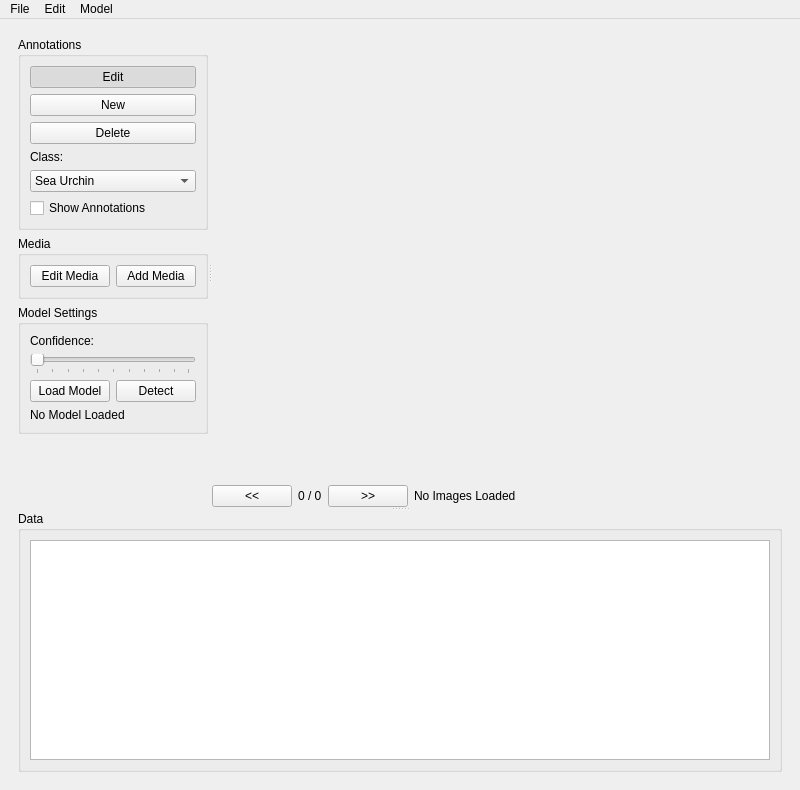
<?xml version="1.0" encoding="UTF-8"?>
<ui version="4.0">
 <class>MainWindow</class>
 <widget class="QMainWindow" name="MainWindow">
  <property name="windowModality">
   <enum>Qt::NonModal</enum>
  </property>
  <property name="geometry">
   <rect>
    <x>0</x>
    <y>0</y>
    <width>800</width>
    <height>790</height>
   </rect>
  </property>
  <property name="windowTitle">
   <string>MainWindow</string>
  </property>
  <widget class="QWidget" name="centralwidget">
   <property name="sizePolicy">
    <sizepolicy hsizetype="Expanding" vsizetype="Expanding">
     <horstretch>1</horstretch>
     <verstretch>1</verstretch>
    </sizepolicy>
   </property>
   <layout class="QHBoxLayout" name="horizontalLayout_4">
    <item>
     <widget class="QWidget" name="widget" native="true">
      <property name="sizePolicy">
       <sizepolicy hsizetype="Expanding" vsizetype="Expanding">
        <horstretch>1</horstretch>
        <verstretch>1</verstretch>
       </sizepolicy>
      </property>
      <property name="autoFillBackground">
       <bool>false</bool>
      </property>
      <layout class="QHBoxLayout" name="horizontalLayout">
       <item>
        <widget class="QSplitter" name="splitter">
         <property name="enabled">
          <bool>true</bool>
         </property>
         <property name="sizePolicy">
          <sizepolicy hsizetype="Expanding" vsizetype="Expanding">
           <horstretch>1</horstretch>
           <verstretch>1</verstretch>
          </sizepolicy>
         </property>
         <property name="autoFillBackground">
          <bool>false</bool>
         </property>
         <property name="frameShape">
          <enum>QFrame::NoFrame</enum>
         </property>
         <property name="orientation">
          <enum>Qt::Vertical</enum>
         </property>
         <property name="opaqueResize">
          <bool>true</bool>
         </property>
         <property name="childrenCollapsible">
          <bool>false</bool>
         </property>
         <widget class="QWidget" name="widget_2" native="true">
          <property name="sizePolicy">
           <sizepolicy hsizetype="Expanding" vsizetype="Expanding">
            <horstretch>1</horstretch>
            <verstretch>1</verstretch>
           </sizepolicy>
          </property>
          <layout class="QHBoxLayout" name="horizontalLayout_2">
           <item>
            <widget class="QSplitter" name="splitter_2">
             <property name="orientation">
              <enum>Qt::Horizontal</enum>
             </property>
             <widget class="QWidget" name="widget_4" native="true">
              <layout class="QVBoxLayout" name="verticalLayout_4">
               <item>
                <widget class="QGroupBox" name="groupBox_3">
                 <property name="title">
                  <string>Annotations</string>
                 </property>
                 <layout class="QVBoxLayout" name="verticalLayout_6">
                  <item>
                   <widget class="QPushButton" name="pushButton_3">
                    <property name="text">
                     <string>Edit</string>
                    </property>
                    <property name="checkable">
                     <bool>true</bool>
                    </property>
                    <property name="checked">
                     <bool>true</bool>
                    </property>
                    <property name="autoExclusive">
                     <bool>true</bool>
                    </property>
                   </widget>
                  </item>
                  <item>
                   <widget class="QPushButton" name="pushButton_2">
                    <property name="text">
                     <string>New</string>
                    </property>
                    <property name="checkable">
                     <bool>true</bool>
                    </property>
                    <property name="autoExclusive">
                     <bool>true</bool>
                    </property>
                   </widget>
                  </item>
                  <item>
                   <widget class="QPushButton" name="pushButton">
                    <property name="text">
                     <string>Delete</string>
                    </property>
                    <property name="checkable">
                     <bool>true</bool>
                    </property>
                    <property name="autoExclusive">
                     <bool>true</bool>
                    </property>
                   </widget>
                  </item>
                  <item>
                   <widget class="QLabel" name="label">
                    <property name="text">
                     <string>Class:</string>
                    </property>
                   </widget>
                  </item>
                  <item>
                   <widget class="QComboBox" name="annotationClassCombo">
                    <item>
                     <property name="text">
                      <string>Sea Urchin</string>
                     </property>
                    </item>
                    <item>
                     <property name="text">
                      <string>Kelp</string>
                     </property>
                    </item>
                    <item>
                     <property name="text">
                      <string>Sea Star</string>
                     </property>
                    </item>
                   </widget>
                  </item>
                  <item>
                   <widget class="QCheckBox" name="showAnnotationCheckBox">
                    <property name="text">
                     <string>Show Annotations</string>
                    </property>
                   </widget>
                  </item>
                 </layout>
                </widget>
               </item>
               <item>
                <widget class="QGroupBox" name="groupBox_4">
                 <property name="title">
                  <string>Media</string>
                 </property>
                 <layout class="QHBoxLayout" name="horizontalLayout_5">
                  <item>
                   <widget class="QPushButton" name="editMediaBtn">
                    <property name="text">
                     <string>Edit Media</string>
                    </property>
                   </widget>
                  </item>
                  <item>
                   <widget class="QPushButton" name="AddMediaBtn">
                    <property name="text">
                     <string>Add Media</string>
                    </property>
                   </widget>
                  </item>
                 </layout>
                </widget>
               </item>
               <item>
                <widget class="QGroupBox" name="groupBox_2">
                 <property name="sizePolicy">
                  <sizepolicy hsizetype="Expanding" vsizetype="Minimum">
                   <horstretch>0</horstretch>
                   <verstretch>0</verstretch>
                  </sizepolicy>
                 </property>
                 <property name="title">
                  <string>Model Settings</string>
                 </property>
                 <layout class="QVBoxLayout" name="verticalLayout_5">
                  <item>
                   <widget class="QLabel" name="label_3">
                    <property name="sizePolicy">
                     <sizepolicy hsizetype="Minimum" vsizetype="Minimum">
                      <horstretch>0</horstretch>
                      <verstretch>0</verstretch>
                     </sizepolicy>
                    </property>
                    <property name="text">
                     <string>Confidence:</string>
                    </property>
                   </widget>
                  </item>
                  <item>
                   <widget class="QSlider" name="modelConfSlider">
                    <property name="orientation">
                     <enum>Qt::Horizontal</enum>
                    </property>
                    <property name="invertedAppearance">
                     <bool>false</bool>
                    </property>
                    <property name="invertedControls">
                     <bool>false</bool>
                    </property>
                    <property name="tickPosition">
                     <enum>QSlider::TicksBelow</enum>
                    </property>
                   </widget>
                  </item>
                  <item>
                   <layout class="QHBoxLayout" name="horizontalLayout_3">
                    <item>
                     <widget class="QPushButton" name="loadModelBtn">
                      <property name="text">
                       <string>Load Model</string>
                      </property>
                     </widget>
                    </item>
                    <item>
                     <widget class="QPushButton" name="detectBtn">
                      <property name="text">
                       <string>Detect</string>
                      </property>
                     </widget>
                    </item>
                   </layout>
                  </item>
                  <item>
                   <widget class="QLabel" name="modelPathLabel">
                    <property name="text">
                     <string>No Model Loaded</string>
                    </property>
                   </widget>
                  </item>
                 </layout>
                </widget>
               </item>
               <item>
                <spacer name="verticalSpacer_2">
                 <property name="orientation">
                  <enum>Qt::Vertical</enum>
                 </property>
                 <property name="sizeHint" stdset="0">
                  <size>
                   <width>20</width>
                   <height>22</height>
                  </size>
                 </property>
                </spacer>
               </item>
              </layout>
             </widget>
             <widget class="QWidget" name="widget_3" native="true">
              <property name="sizePolicy">
               <sizepolicy hsizetype="Preferred" vsizetype="Preferred">
                <horstretch>1</horstretch>
                <verstretch>1</verstretch>
               </sizepolicy>
              </property>
              <layout class="QVBoxLayout" name="verticalLayout_3">
               <property name="leftMargin">
                <number>0</number>
               </property>
               <property name="topMargin">
                <number>0</number>
               </property>
               <property name="rightMargin">
                <number>0</number>
               </property>
               <property name="bottomMargin">
                <number>0</number>
               </property>
               <item>
                <widget class="QWidget" name="mainImageContainer" native="true">
                 <property name="sizePolicy">
                  <sizepolicy hsizetype="Preferred" vsizetype="Preferred">
                   <horstretch>1</horstretch>
                   <verstretch>1</verstretch>
                  </sizepolicy>
                 </property>
                </widget>
               </item>
               <item>
                <widget class="QWidget" name="widget_5" native="true">
                 <layout class="QHBoxLayout" name="horizontalLayout_6">
                  <property name="leftMargin">
                   <number>0</number>
                  </property>
                  <property name="topMargin">
                   <number>0</number>
                  </property>
                  <property name="rightMargin">
                   <number>0</number>
                  </property>
                  <property name="bottomMargin">
                   <number>0</number>
                  </property>
                  <item>
                   <widget class="QPushButton" name="imgPrevBtn">
                    <property name="text">
                     <string>&lt;&lt;</string>
                    </property>
                   </widget>
                  </item>
                  <item>
                   <widget class="QLabel" name="imgCountLabel">
                    <property name="text">
                     <string>0 / 0</string>
                    </property>
                   </widget>
                  </item>
                  <item>
                   <widget class="QPushButton" name="imgNextBtn">
                    <property name="text">
                     <string>&gt;&gt;</string>
                    </property>
                   </widget>
                  </item>
                  <item>
                   <widget class="QLabel" name="imgPathLabel">
                    <property name="text">
                     <string>No Images Loaded</string>
                    </property>
                   </widget>
                  </item>
                  <item>
                   <spacer name="horizontalSpacer">
                    <property name="orientation">
                     <enum>Qt::Horizontal</enum>
                    </property>
                    <property name="sizeHint" stdset="0">
                     <size>
                      <width>40</width>
                      <height>20</height>
                     </size>
                    </property>
                   </spacer>
                  </item>
                 </layout>
                </widget>
               </item>
              </layout>
             </widget>
            </widget>
           </item>
          </layout>
         </widget>
         <widget class="QGroupBox" name="groupBox">
          <property name="sizePolicy">
           <sizepolicy hsizetype="Preferred" vsizetype="Minimum">
            <horstretch>1</horstretch>
            <verstretch>1</verstretch>
           </sizepolicy>
          </property>
          <property name="title">
           <string>Data</string>
          </property>
          <layout class="QVBoxLayout" name="verticalLayout_2">
           <item>
            <widget class="QTableView" name="dataTable">
             <property name="sizePolicy">
              <sizepolicy hsizetype="Expanding" vsizetype="Minimum">
               <horstretch>1</horstretch>
               <verstretch>0</verstretch>
              </sizepolicy>
             </property>
             <property name="frameShadow">
              <enum>QFrame::Sunken</enum>
             </property>
            </widget>
           </item>
          </layout>
         </widget>
        </widget>
       </item>
      </layout>
     </widget>
    </item>
   </layout>
  </widget>
  <widget class="QMenuBar" name="menubar">
   <property name="geometry">
    <rect>
     <x>0</x>
     <y>0</y>
     <width>800</width>
     <height>24</height>
    </rect>
   </property>
   <widget class="QMenu" name="menuOceanEye">
    <property name="title">
     <string>File</string>
    </property>
    <addaction name="actionNew_Project"/>
    <addaction name="actionOpen_Recent"/>
    <addaction name="actionExport"/>
    <addaction name="actionEditMedia"/>
   </widget>
   <widget class="QMenu" name="menuEdit">
    <property name="title">
     <string>Edit</string>
    </property>
   </widget>
   <widget class="QMenu" name="menuModel">
    <property name="title">
     <string>Model</string>
    </property>
    <addaction name="actionLoad_Model"/>
   </widget>
   <addaction name="menuOceanEye"/>
   <addaction name="menuEdit"/>
   <addaction name="menuModel"/>
  </widget>
  <action name="actionNew_Project">
   <property name="text">
    <string>New Project</string>
   </property>
  </action>
  <action name="actionOpen_Recent">
   <property name="text">
    <string>Open Recent</string>
   </property>
  </action>
  <action name="actionExport">
   <property name="text">
    <string>Export</string>
   </property>
   <property name="menuRole">
    <enum>QAction::ApplicationSpecificRole</enum>
   </property>
  </action>
  <action name="actionNextImage">
   <property name="text">
    <string>&gt;&gt;</string>
   </property>
   <property name="toolTip">
    <string>Next Image</string>
   </property>
   <property name="menuRole">
    <enum>QAction::NoRole</enum>
   </property>
  </action>
  <action name="actionPreviousImage">
   <property name="text">
    <string>&lt;&lt;</string>
   </property>
   <property name="toolTip">
    <string>Previous Image</string>
   </property>
   <property name="menuRole">
    <enum>QAction::NoRole</enum>
   </property>
  </action>
  <action name="actionLoad_Model">
   <property name="text">
    <string>Load Model</string>
   </property>
  </action>
  <action name="actionEditMedia">
   <property name="text">
    <string>Edit Media</string>
   </property>
  </action>
 </widget>
 <resources/>
 <connections/>
</ui>
